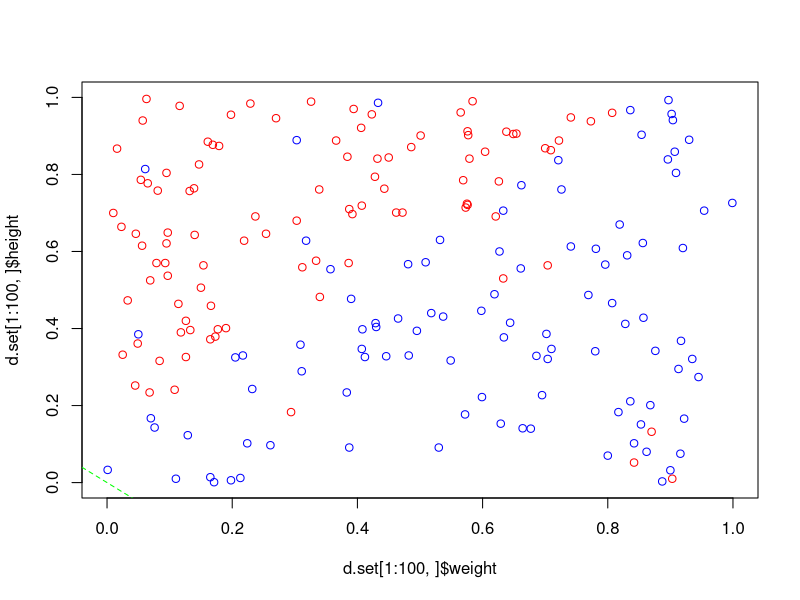
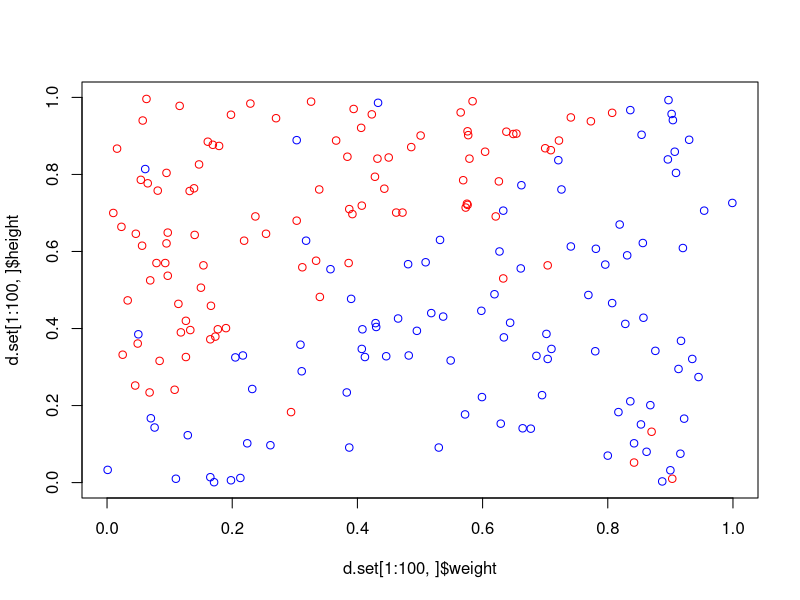
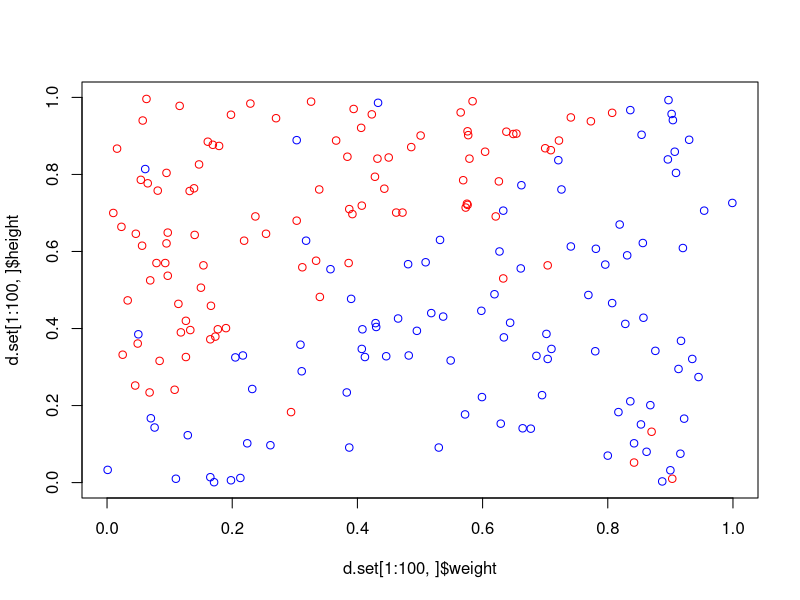
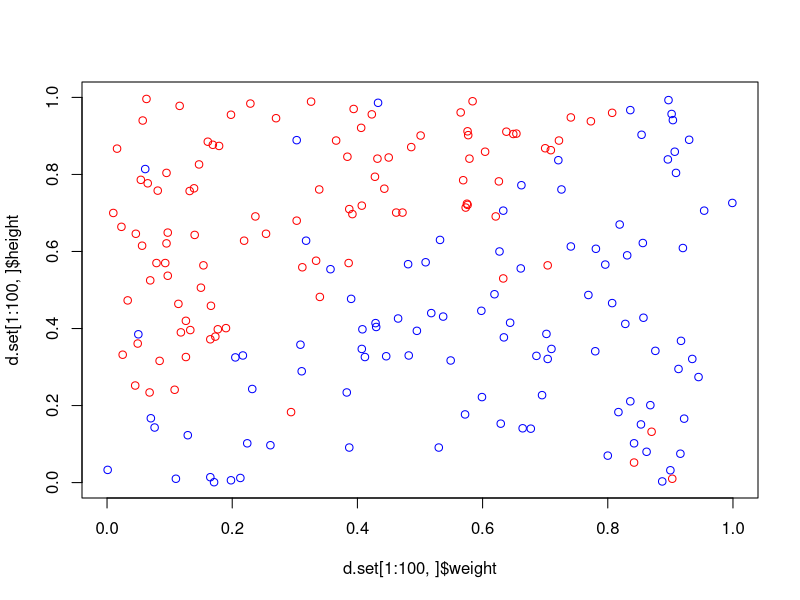
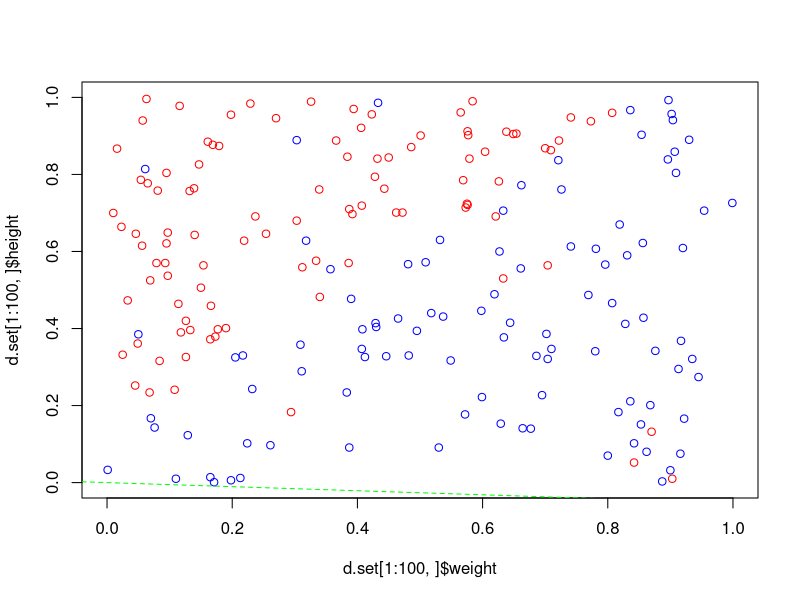
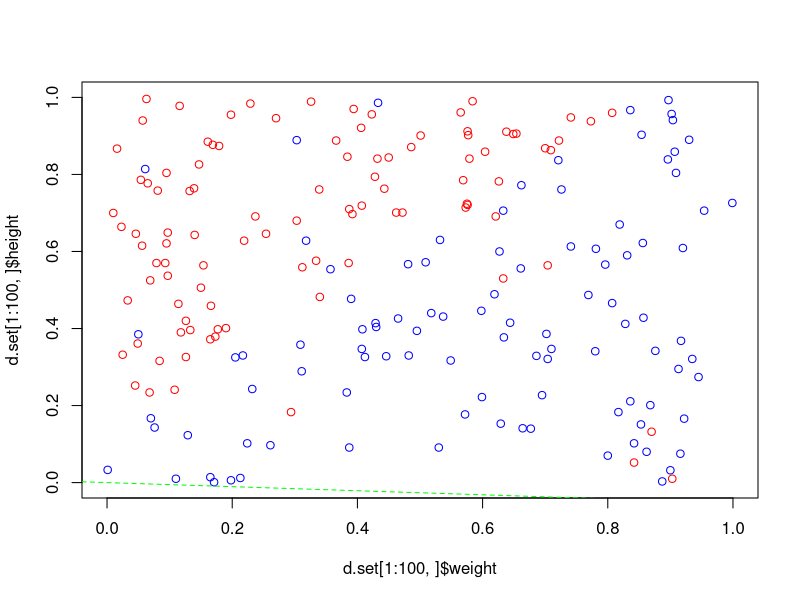
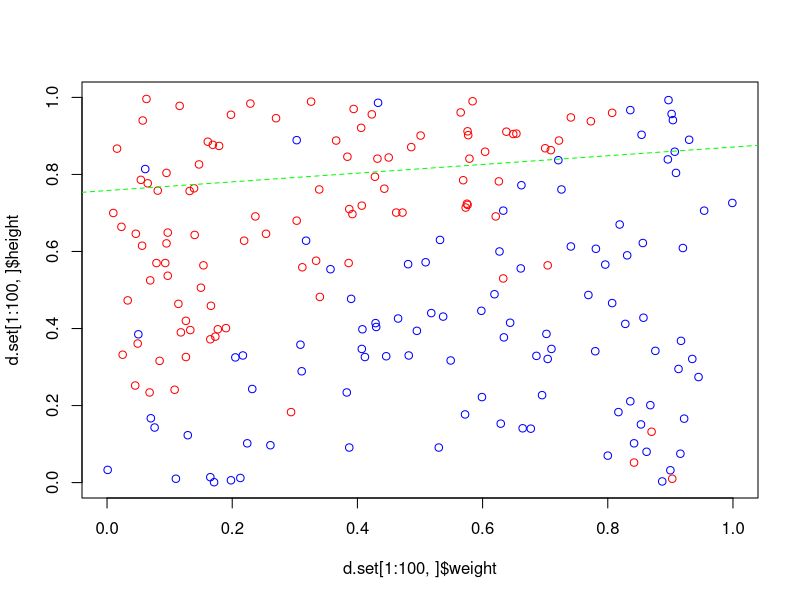
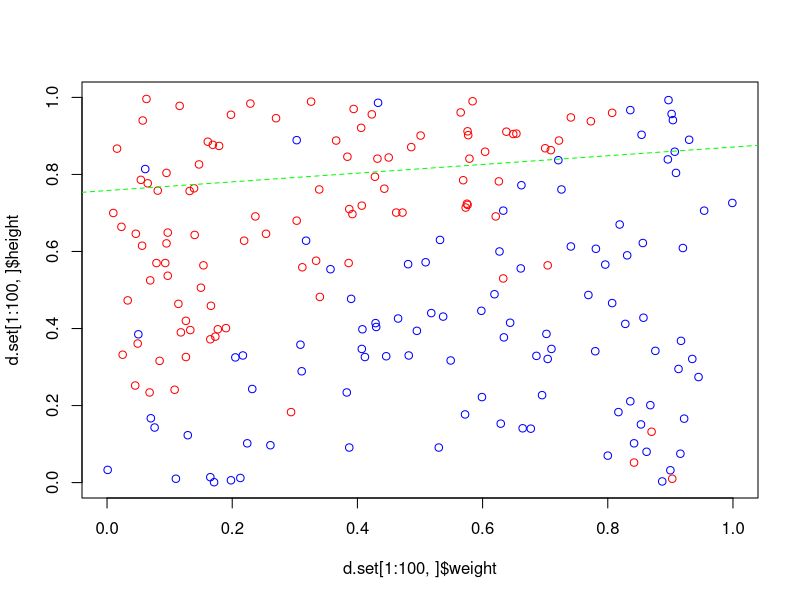

These charts were generated, in order, by the following R code: (Note: a time limit stopped this script after it produced the figures.)
# Animated version of the perceptron rule

setwd("~/fau/cap5615/assignment3")

class1 <- read.table("Class1.txt", header = TRUE, sep = ",")
class1.label <- rep(1, 100)
class1 <- cbind(class1, class1.label)
names(class1) <- c("weight", "height", "label")

class2 <- read.table("Class2.txt", header = TRUE, sep = ",")
class2.label <- rep(-1, 100)
class2 <- cbind(class2, class2.label)
names(class2) <- c("weight", "height", "label")

class1.2 <- rbind(class1, class2)

d.set <- data.frame(cbind(rep(1, 200), class1.2))
names(d.set) <- c("bias", "weight", "height", "label")

samples <- sample(nrow(d.set))
randomized.set <- d.set[samples, ]

iterations <- 500
eta <- 0.05
x <- randomized.set
print("---")
# initialize weight vector
weight <- rep(0.1, dim(x)[2] - 1)
errors <- rep(0, iterations)
label.index <- length(x[1, ])
features <- x[, -label.index]
labels <- x[, label.index]

# loop over number of epochs
for (jj in 1:iterations) {

  # loop through training data set
  for (ii in 1:nrow(x))
  {
    cat(sprintf("Iteration %d, row %d\n", jj, ii))

    # Cache these values to avoid multiple conversions
    features_numeric <- as.numeric(features[ii, ])
    labels_numeric <- as.numeric(labels[ii])

    # Predict binary label using activation function
    z <- sum(weight[1:length(weight)] * features_numeric)
    if (z < 0) {
      ypred <- -1
    } else {
      ypred <- 1
    }

    # Change weight - the formula doesn't do anything
    # if the predicted value is correct
    weightdiff <- eta * (labels_numeric - ypred) * features_numeric
    weight <- weight + weightdiff

    plot(d.set[1:100, ]$weight, d.set[1:100, ]$height, xlim = c(0:1), ylim = c(0:1), col = "red")
    points(d.set[101:200, ]$weight, d.set[101:200, ]$height, col = "blue")

    slope <- weight[2] / weight[3] * (-1)
    intercept <- weight[1] / weight[3] * (-1)
    abline(intercept, slope, col = "green", lty = 2)

    # Important: need this to force RStudio update graphs
    # And even this doesn't guarantee it will update in every loop
    # It will update once in a while, enough to have a rough idea
    Sys.sleep(0.05)

    # update error rate
    if ((labels_numeric - ypred) != 0.0) {
      errors[jj] <- errors[jj] + 1
    }
  }
}

# weight to decide between the two species
print(weight)
print(errors)
